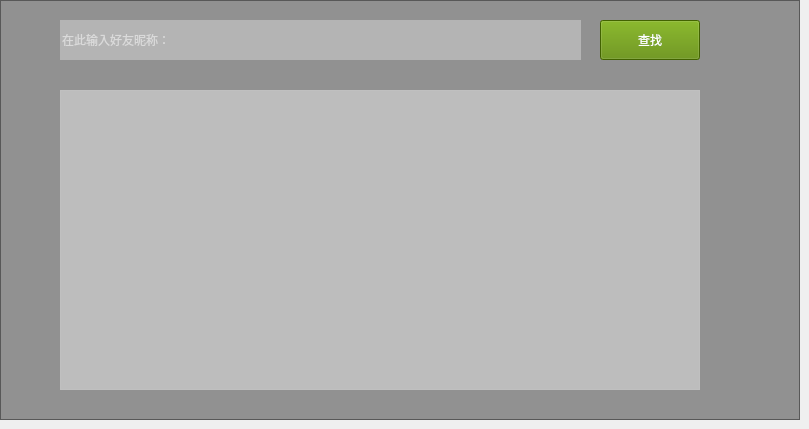
             <widget class="QWidget" name="page_addfriend">
              <widget class="QFrame" name="frame_14">
               <property name="geometry">
                <rect>
                 <x>0</x>
                 <y>0</y>
                 <width>800</width>
                 <height>420</height>
                </rect>
               </property>
               <property name="styleSheet">
                <string notr="true">background-color: rgba(0, 0, 0, 100);  </string>
               </property>
               <property name="frameShape">
                <enum>QFrame::StyledPanel</enum>
               </property>
               <property name="frameShadow">
                <enum>QFrame::Raised</enum>
               </property>
               <widget class="QLineEdit" name="lineEdit_addSearchName">
                <property name="geometry">
                 <rect>
                  <x>60</x>
                  <y>20</y>
                  <width>521</width>
                  <height>40</height>
                 </rect>
                </property>
                <property name="styleSheet">
                 <string notr="true">background-color: rgb(255, 255, 255,80);
color: rgb(255, 255, 255);
border: none</string>
                </property>
                <property name="text">
                 <string/>
                </property>
                <property name="placeholderText">
                 <string>在此输入好友昵称：</string>
                </property>
               </widget>
               <widget class="QPushButton" name="pushButton_search">
                <property name="geometry">
                 <rect>
                  <x>600</x>
                  <y>20</y>
                  <width>100</width>
                  <height>40</height>
                 </rect>
                </property>
                <property name="styleSheet">
                 <string notr="true">QPushButton {
         background-color: rgb(92, 138, 0);
	color: rgb(255, 255, 255);
     }</string>
                </property>
                <property name="text">
                 <string>查找</string>
                </property>
               </widget>
               <widget class="QFrame" name="frame_showSearchedPage">
                <property name="geometry">
                 <rect>
                  <x>60</x>
                  <y>90</y>
                  <width>640</width>
                  <height>300</height>
                 </rect>
                </property>
                <property name="styleSheet">
                 <string notr="true">background-color: rgb(255, 255, 255,0.4);</string>
                </property>
                <property name="frameShape">
                 <enum>QFrame::StyledPanel</enum>
                </property>
                <property name="frameShadow">
                 <enum>QFrame::Raised</enum>
                </property>
               </widget>
              </widget>
             </widget>
